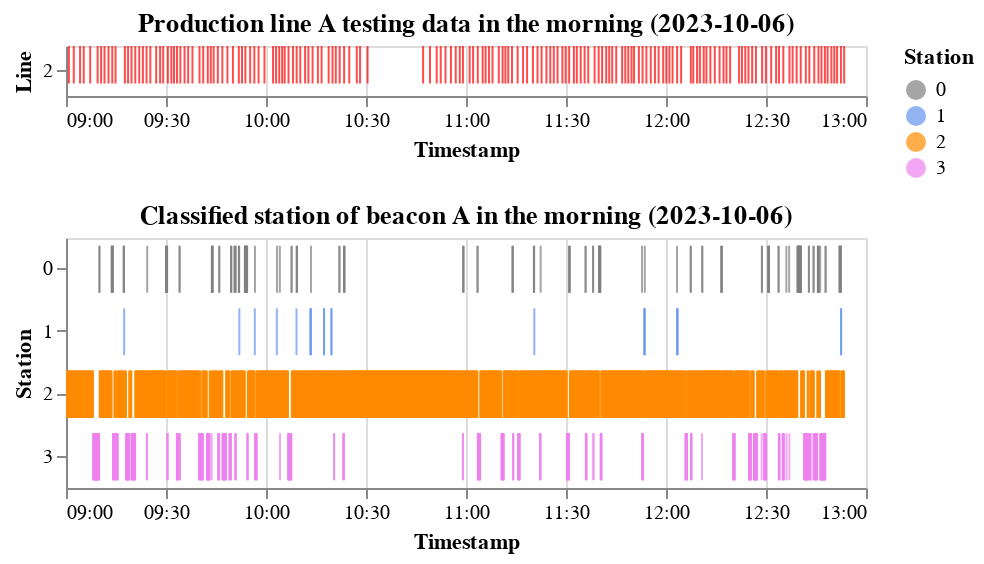
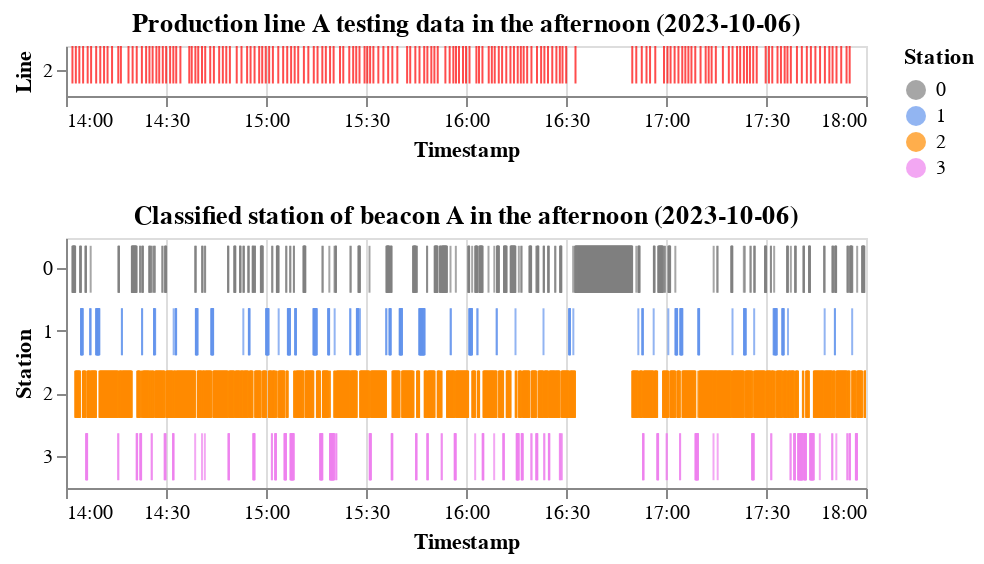
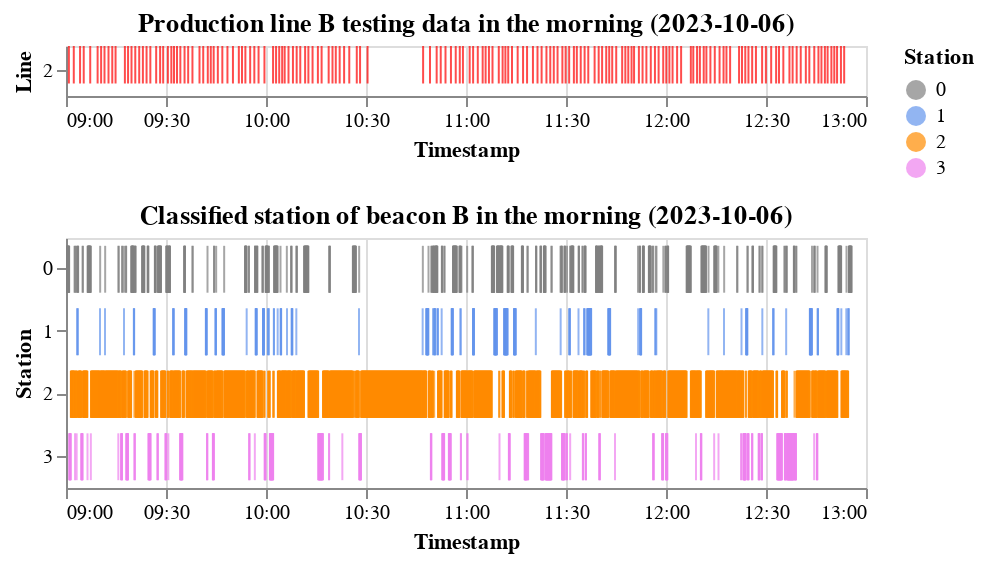
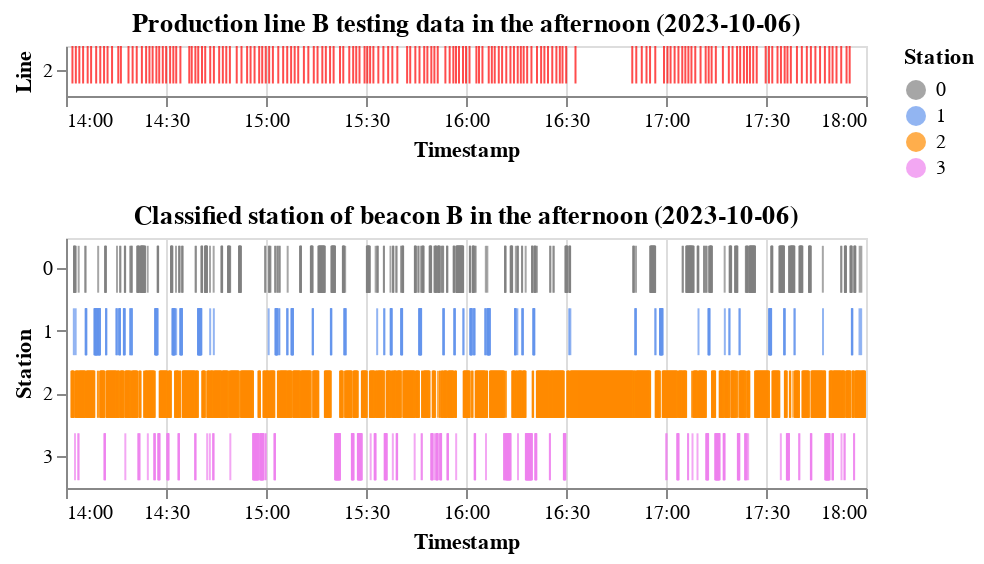

The code cell stored with these charts, in order, in its notebook:
### Code cell
def strip_plot(df,date, beacon, timeofday):
    df['ts'] = df['ts'].astype(str)  
    y_scale = alt.Scale(domain=[0, 1.0, 2.0, 3.0])
    color_real = alt.Color('real station:N', scale=alt.Scale(
        domain=[0, 1.0, 2.0, 3.0], range=['gray', 'cornflowerblue', 'darkorange','violet'])
            , legend=alt.Legend(title='Station'))
    color = alt.Color('station:N', scale=alt.Scale(
        domain=[0, 1.0, 2.0, 3.0], range=['gray', 'cornflowerblue', 'darkorange','violet'])
            , legend=alt.Legend(title='Station'))

    # Custom ticks
    #custom_x_ticks = [date_year + '09:00:00', date_year + '10:00:00', date_year + '11:00:00', date_year + '12:00:00', 
    #                  date_year + '13:00:00', date_year + '15:00:00', date_year + '16:00:00', date_year + '17:00:00', date_year + '18:00:00']    #1 inicio 17:57:30 -> 18:01:00
    
    #custom_x_ticks = ['2023-08-24 17:58:00', '2023-08-24 18:00:00', '2023-08-24 18:02:00', '2023-08-24 18:04:00', '2023-08-24 18:06:00', '2023-08-24 18:08:00', '2023-08-24 18:10:00']    #1 inicio 17:57:30 -> 18:01:00
    if timeofday == 'morning':
        x_scale = alt.Scale(domain=[date_year + ' 09:00:00', date_year + ' 13:00:00'])
        #x_scale = alt.Scale(domain=[pd.date_range(start=date_year + ' 09:00:00', end=date_year + ' 13:00:00', freq='30T')])
    else: 
        x_scale = alt.Scale(domain=[date_year + ' 14:00:00', date_year + ' 18:00:00'])

    chart = alt.Chart(df).mark_tick().encode(
        x=alt.X('ts:T', title='Timestamp',scale=x_scale,axis=alt.Axis(format='%H:%M')), #,axis=alt.Axis(values=custom_x_ticks)), # axis=alt.Axis(values=custom_x_ticks)),
        y=alt.Y('station:O', title='Station', scale=y_scale), 
        color=color  # Apply the color encoding
    ).properties(
        title=f'Classified station of beacon {beacon} in the {timeofday} ({date})',#,#{beacon}',
        width=400,  
        height=125 
    ).interactive()

    return chart

def strip_factory_plot(df,date,line, timeofday):
    df['Stamp'] = df['Stamp'].astype(str)  
    if line == 1:
        y_scale = alt.Scale(domain=[1])
    else:
        y_scale = alt.Scale(domain=[2])

    if timeofday == 'morning':
        x_scale = alt.Scale(domain=[date_year + ' 09:00:00', date_year + ' 13:00:00'])
    else: 
        x_scale = alt.Scale(domain=[date_year + ' 14:00:00', date_year + ' 18:00:00'])
    
    chart = alt.Chart(df).mark_tick().encode(
        #x='hoursminutes(Stamp):T'
        x=alt.X('Stamp:T', title='Timestamp', scale=x_scale,axis=alt.Axis(format='%H:%M')), #,axis=alt.Axis(values=custom_x_ticks)), # axis=alt.Axis(values=custom_x_ticks)),
        y=alt.Y('line:O', title='Line', scale=y_scale), 
        color=alt.value('red')  # Apply the color encoding
    ).properties(
        title=f'Production line {line} testing data in the {timeofday} ({date})',#,#{beacon}',
        width=400,  
        height=25
    ).interactive()

    return chart

#date_graph = day+ "-" + month + "-2023"
plots = 1
if plots:
    factory1_morning = strip_factory_plot(df_factory1_morn, date_year, line = 'A', timeofday = 'morning')
    factory1_afternoon = strip_factory_plot(df_factory1_after, date_year, line = 'A', timeofday = 'afternoon')

    factory2_morning = strip_factory_plot(df_factory1_morn, date_year, line = 'B', timeofday = 'morning')
    factory2_afternoon = strip_factory_plot(df_factory1_after, date_year, line = 'B', timeofday = 'afternoon')

    beacon1_morning = strip_plot(df1_morning, date_year,beacon = 'A', timeofday = 'morning')
    beacon1_afternoon = strip_plot(df1_afternoon,date_year, beacon = 'A', timeofday = 'afternoon')

    beacon2_morning = strip_plot(df2_morning, date_year, beacon = 'B', timeofday = 'morning')
    beacon2_afternoon = strip_plot(df2_afternoon, date_year,beacon = 'B', timeofday = 'afternoon')

    beacon1_factory_morn = alt.vconcat(factory1_morning, beacon1_morning).configure_tick( bandSize=25)
    beacon1_factory_after = alt.vconcat(factory1_afternoon, beacon1_afternoon).configure_tick( bandSize=25)
    #beacon1 = alt.hconcat(beacon1_factory_morn,beacon1_factory_after).configure_tick( bandSize=25)
    beacon1_factory_morn.display()
    beacon1_factory_after.display()

    beacon2_factory_morn = alt.vconcat(factory2_morning, beacon2_morning).configure_tick( bandSize=25)
    beacon2_factory_after = alt.vconcat(factory2_afternoon, beacon2_afternoon).configure_tick( bandSize=25)
    beacon2_factory_morn.display()
    beacon2_factory_after.display()
#beacon2 = alt.hconcat(beacon2_factory_morn,beacon2_factory_after).configure_tick( bandSize=25)
#beacon2.display()



#beacon1 = alt.hconcat(beacon1_morning, beacon1_afternoon)#.configure_tick(     bandSize=25)
#beacon2 = alt.hconcat(beacon2_morning, beacon2_afternoon)#.configure_tick(    bandSize=25)

### Figure 1 — Vega-Lite specification as saved in the notebook (floating-point values rounded to 4 significant figures; data arrays with more than 128 entries replaced by an {"elided": "..."} marker saying what was removed)
{"config": {"view": {"continuousWidth": 300, "continuousHeight": 300}, "tick": {"bandSize": 25}}, "vconcat": [{"data": {"name": "data-ce1446f25d8615a2e5a53a3f9ec288c4"}, "mark": {"type": "tick"}, "encoding": {"color": {"value": "red"}, "x": {"axis": {"format": "%H:%M"}, "field": "Stamp", "scale": {"domain": ["2023-10-06 09:00:00", "2023-10-06 13:00:00"]}, "title": "Timestamp", "type": "temporal"}, "y": {"field": "line", "scale": {"domain": [2]}, "title": "Line", "type": "ordinal"}}, "height": 25, "name": "view_1", "title": "Production line A testing data in the morning (2023-10-06)", "width": 400}, {"data": {"name": "data-7aad27f304e5ec6d62b90301cd864e66"}, "mark": {"type": "tick"}, "encoding": {"color": {"field": "station", "legend": {"title": "Station"}, "scale": {"domain": [0, 1.0, 2.0, 3.0], "range": ["gray", "cornflowerblue", "darkorange", "violet"]}, "type": "nominal"}, "x": {"axis": {"format": "%H:%M"}, "field": "ts", "scale": {"domain": ["2023-10-06 09:00:00", "2023-10-06 13:00:00"]}, "title": "Timestamp", "type": "temporal"}, "y": {"field": "station", "scale": {"domain": [0, 1.0, 2.0, 3.0]}, "title": "Station", "type": "ordinal"}}, "height": 125, "name": "view_2", "title": "Classified station of beacon A in the morning (2023-10-06)", "width": 400}], "params": [{"name": "param_1", "select": {"type": "interval", "encodings": ["x", "y"]}, "bind": "scales", "views": ["view_1"]}, {"name": "param_5", "select": {"type": "interval", "encodings": ["x", "y"]}, "bind": "scales", "views": ["view_2"]}], "$schema": "https://vega.github.io/schema/vega-lite/v5.15.1.json", "datasets": {"data-ce1446f25d8615a2e5a53a3f9ec288c4": {"elided": "172 records"}, "data-7aad27f304e5ec6d62b90301cd864e66": {"elided": "4667 records"}}}

### Figure 2 — Vega-Lite specification as saved in the notebook (floating-point values rounded to 4 significant figures; data arrays with more than 128 entries replaced by an {"elided": "..."} marker saying what was removed)
{"config": {"view": {"continuousWidth": 300, "continuousHeight": 300}, "tick": {"bandSize": 25}}, "vconcat": [{"data": {"name": "data-b1d86d106b97a6814bcd2fc5977888d9"}, "mark": {"type": "tick"}, "encoding": {"color": {"value": "red"}, "x": {"axis": {"format": "%H:%M"}, "field": "Stamp", "scale": {"domain": ["2023-10-06 14:00:00", "2023-10-06 18:00:00"]}, "title": "Timestamp", "type": "temporal"}, "y": {"field": "line", "scale": {"domain": [2]}, "title": "Line", "type": "ordinal"}}, "height": 25, "name": "view_3", "title": "Production line A testing data in the afternoon (2023-10-06)", "width": 400}, {"data": {"name": "data-794df241e39f7a0665c002b9a4adc41c"}, "mark": {"type": "tick"}, "encoding": {"color": {"field": "station", "legend": {"title": "Station"}, "scale": {"domain": [0, 1.0, 2.0, 3.0], "range": ["gray", "cornflowerblue", "darkorange", "violet"]}, "type": "nominal"}, "x": {"axis": {"format": "%H:%M"}, "field": "ts", "scale": {"domain": ["2023-10-06 14:00:00", "2023-10-06 18:00:00"]}, "title": "Timestamp", "type": "temporal"}, "y": {"field": "station", "scale": {"domain": [0, 1.0, 2.0, 3.0]}, "title": "Station", "type": "ordinal"}}, "height": 125, "name": "view_4", "title": "Classified station of beacon A in the afternoon (2023-10-06)", "width": 400}], "params": [{"name": "param_2", "select": {"type": "interval", "encodings": ["x", "y"]}, "bind": "scales", "views": ["view_3"]}, {"name": "param_6", "select": {"type": "interval", "encodings": ["x", "y"]}, "bind": "scales", "views": ["view_4"]}], "$schema": "https://vega.github.io/schema/vega-lite/v5.15.1.json", "datasets": {"data-b1d86d106b97a6814bcd2fc5977888d9": {"elided": "174 records"}, "data-794df241e39f7a0665c002b9a4adc41c": {"elided": "4761 records"}}}

### Figure 3 — Vega-Lite specification as saved in the notebook (floating-point values rounded to 4 significant figures; data arrays with more than 128 entries replaced by an {"elided": "..."} marker saying what was removed)
{"config": {"view": {"continuousWidth": 300, "continuousHeight": 300}, "tick": {"bandSize": 25}}, "vconcat": [{"data": {"name": "data-ce1446f25d8615a2e5a53a3f9ec288c4"}, "mark": {"type": "tick"}, "encoding": {"color": {"value": "red"}, "x": {"axis": {"format": "%H:%M"}, "field": "Stamp", "scale": {"domain": ["2023-10-06 09:00:00", "2023-10-06 13:00:00"]}, "title": "Timestamp", "type": "temporal"}, "y": {"field": "line", "scale": {"domain": [2]}, "title": "Line", "type": "ordinal"}}, "height": 25, "name": "view_5", "title": "Production line B testing data in the morning (2023-10-06)", "width": 400}, {"data": {"name": "data-4b0c0864ba0f0f5bbea93dc6a7bad01f"}, "mark": {"type": "tick"}, "encoding": {"color": {"field": "station", "legend": {"title": "Station"}, "scale": {"domain": [0, 1.0, 2.0, 3.0], "range": ["gray", "cornflowerblue", "darkorange", "violet"]}, "type": "nominal"}, "x": {"axis": {"format": "%H:%M"}, "field": "ts", "scale": {"domain": ["2023-10-06 09:00:00", "2023-10-06 13:00:00"]}, "title": "Timestamp", "type": "temporal"}, "y": {"field": "station", "scale": {"domain": [0, 1.0, 2.0, 3.0]}, "title": "Station", "type": "ordinal"}}, "height": 125, "name": "view_6", "title": "Classified station of beacon B in the morning (2023-10-06)", "width": 400}], "params": [{"name": "param_3", "select": {"type": "interval", "encodings": ["x", "y"]}, "bind": "scales", "views": ["view_5"]}, {"name": "param_7", "select": {"type": "interval", "encodings": ["x", "y"]}, "bind": "scales", "views": ["view_6"]}], "$schema": "https://vega.github.io/schema/vega-lite/v5.15.1.json", "datasets": {"data-ce1446f25d8615a2e5a53a3f9ec288c4": {"elided": "172 records"}, "data-4b0c0864ba0f0f5bbea93dc6a7bad01f": {"elided": "4709 records"}}}

### Figure 4 — Vega-Lite specification as saved in the notebook (floating-point values rounded to 4 significant figures; data arrays with more than 128 entries replaced by an {"elided": "..."} marker saying what was removed)
{"config": {"view": {"continuousWidth": 300, "continuousHeight": 300}, "tick": {"bandSize": 25}}, "vconcat": [{"data": {"name": "data-b1d86d106b97a6814bcd2fc5977888d9"}, "mark": {"type": "tick"}, "encoding": {"color": {"value": "red"}, "x": {"axis": {"format": "%H:%M"}, "field": "Stamp", "scale": {"domain": ["2023-10-06 14:00:00", "2023-10-06 18:00:00"]}, "title": "Timestamp", "type": "temporal"}, "y": {"field": "line", "scale": {"domain": [2]}, "title": "Line", "type": "ordinal"}}, "height": 25, "name": "view_7", "title": "Production line B testing data in the afternoon (2023-10-06)", "width": 400}, {"data": {"name": "data-80c941ab028ba43572f664aec4eedf70"}, "mark": {"type": "tick"}, "encoding": {"color": {"field": "station", "legend": {"title": "Station"}, "scale": {"domain": [0, 1.0, 2.0, 3.0], "range": ["gray", "cornflowerblue", "darkorange", "violet"]}, "type": "nominal"}, "x": {"axis": {"format": "%H:%M"}, "field": "ts", "scale": {"domain": ["2023-10-06 14:00:00", "2023-10-06 18:00:00"]}, "title": "Timestamp", "type": "temporal"}, "y": {"field": "station", "scale": {"domain": [0, 1.0, 2.0, 3.0]}, "title": "Station", "type": "ordinal"}}, "height": 125, "name": "view_8", "title": "Classified station of beacon B in the afternoon (2023-10-06)", "width": 400}], "params": [{"name": "param_4", "select": {"type": "interval", "encodings": ["x", "y"]}, "bind": "scales", "views": ["view_7"]}, {"name": "param_8", "select": {"type": "interval", "encodings": ["x", "y"]}, "bind": "scales", "views": ["view_8"]}], "$schema": "https://vega.github.io/schema/vega-lite/v5.15.1.json", "datasets": {"data-b1d86d106b97a6814bcd2fc5977888d9": {"elided": "174 records"}, "data-80c941ab028ba43572f664aec4eedf70": {"elided": "4763 records"}}}
